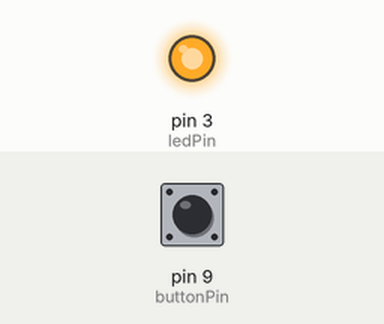
Bench run of a sketch on a simulated Arduino Uno, built with avr-gcc and run on an emulated ATmega328P. Shown: output pins drawn as LEDs (lit = HIGH). Dashed ring = blinking. The test bench sets the inputs (shaded band); at power-on: pin 9 (buttonPin) LOW.

Above: at 1.2 s.
1.3 s: pin 9 (buttonPin) pulled HIGH for 0.15 s
At 3.1 s:
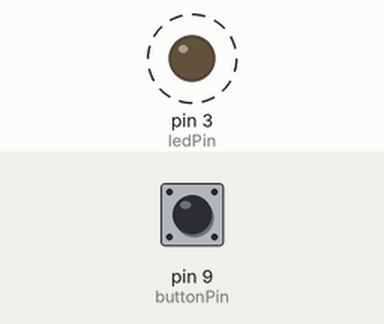
Timing chart, 0 to 10.4 s (numbered marks = the images above; inputs shaded):
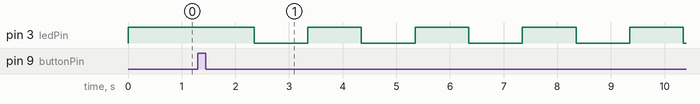

The sketch:

Button.ino
```cpp
// Pin definitions
const int buttonPin = 9;  // the number of the pushbutton pin
const int ledPin = 3;     // the number of the LED pin

// State variables
int ledState = 0;              // 0=steady, 1=slow blink, 2=medium blink, 3=fast blink
int lastButtonState = LOW;
int currentButtonState = LOW;
unsigned long lastDebounceTime = 0;
unsigned long debounceDelay = 50;

// Blinking variables
unsigned long previousMillis = 0;
bool ledOn = true;

void setup() {
  // initialize the LED pin as an output:
  pinMode(ledPin, OUTPUT);
  // initialize the pushbutton pin as an input:
  pinMode(buttonPin, INPUT);

  // Start with LED off
  digitalWrite(ledPin, LOW);
}

void loop() {
  // Read button with debouncing
  int reading = digitalRead(buttonPin);

  if (reading != lastButtonState) {
    lastDebounceTime = millis();
  }

  if ((millis() - lastDebounceTime) > debounceDelay) {
    if (reading != currentButtonState) {
      currentButtonState = reading;

      // Button pressed (HIGH)
      if (currentButtonState == HIGH) {
        ledState++;
        if (ledState > 3) {
          ledState = 0;  // Return to steady state
        }

        // Reset blink timer and turn LED on when changing state
        previousMillis = millis();
        ledOn = true;
        digitalWrite(ledPin, HIGH);
      }
    }
  }

  lastButtonState = reading;

  // Handle LED states
  switch (ledState) {
    case 0:  // Steady lighting
      digitalWrite(ledPin, HIGH);
      break;

    case 1:  // Slow blink (1 second interval)
      blinkLED(1000);
      break;

    case 2:  // Medium blink (500ms interval)
      blinkLED(500);
      break;

    case 3:  // Fast blink (200ms interval)
      blinkLED(200);
      break;
  }
}

// Blink LED with given interval
void blinkLED(int interval) {
  unsigned long currentMillis = millis();

  if (currentMillis - previousMillis >= interval) {
    previousMillis = currentMillis;

    // Toggle LED state
    ledOn = !ledOn;
    digitalWrite(ledPin, ledOn ? HIGH : LOW);
  }
}
```

Measured:
- after the input at 1.3 s, pin 3 (ledPin): alternates HIGH for 1.0 s and LOW for 1.0 s, starting after 1.1 s
